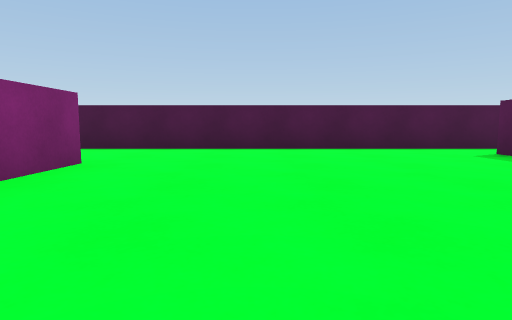
view 1 (above)

22 first-person views from a walk through a 3-D level made in the Unity game engine. The camera is 0.5 m above the floor, tilts 6° down and sees 75° across. The floor is counted in squares, 1 m on a side. Each view is taken from the middle of a square. On the plan, view 1 faces up. The plan holds only what a view shows up to about 9 squares ahead; the rest is blank. The place goes on beyond the plan. The player character is not drawn.

view 2
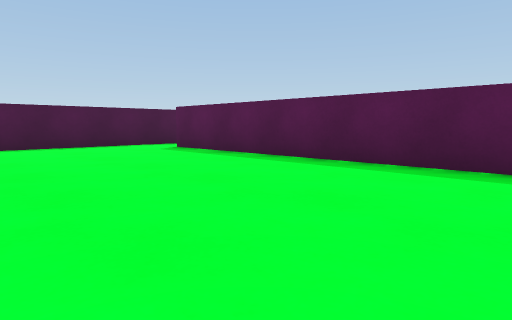

view 3
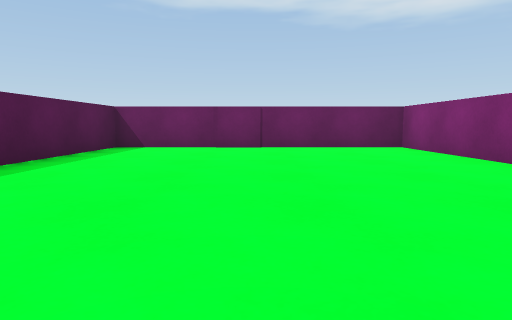

view 4
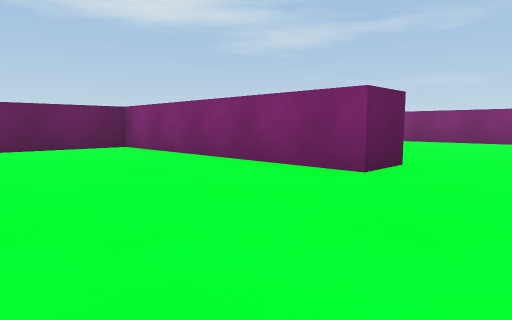

view 5
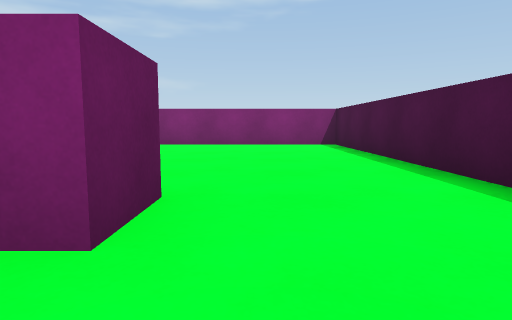

view 6
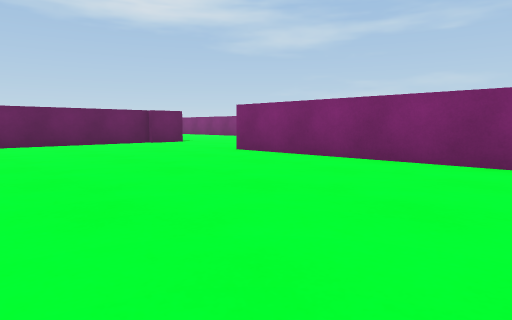

view 7
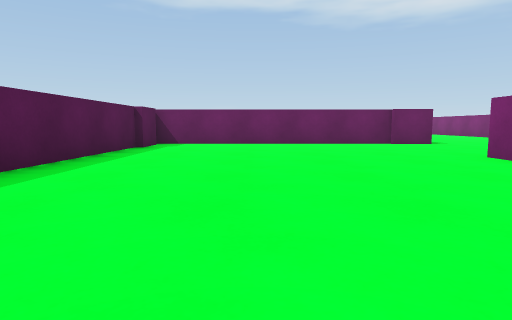

view 8
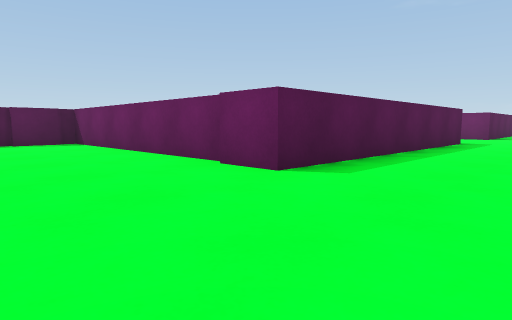

view 9
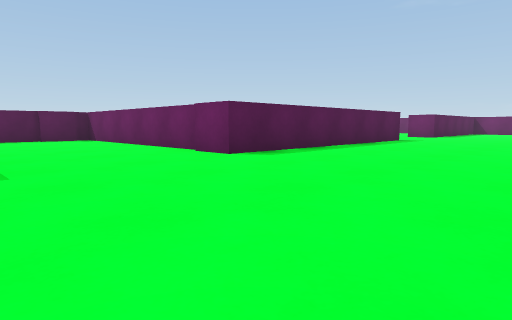

view 10
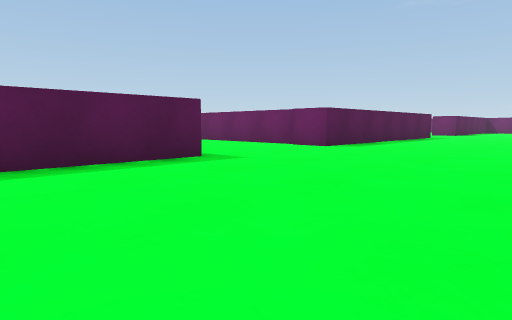

view 11
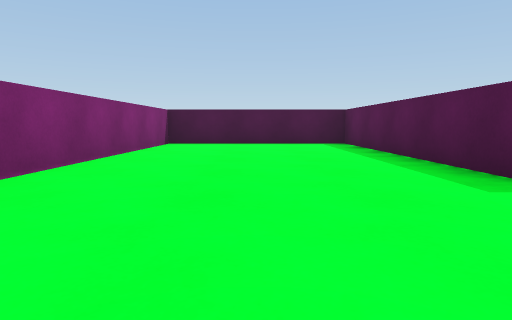

view 12
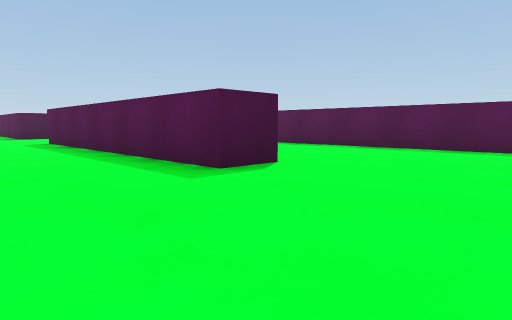

view 13
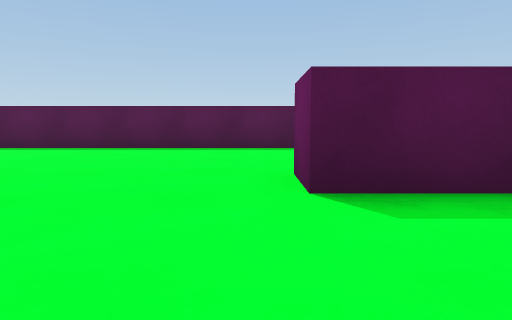

view 14
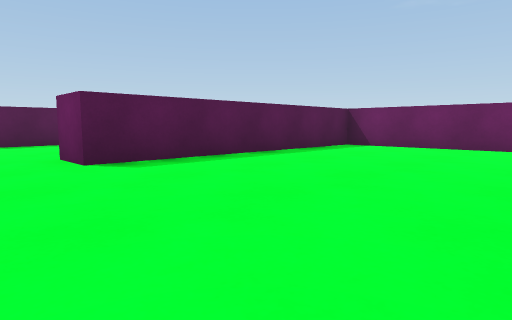

view 15
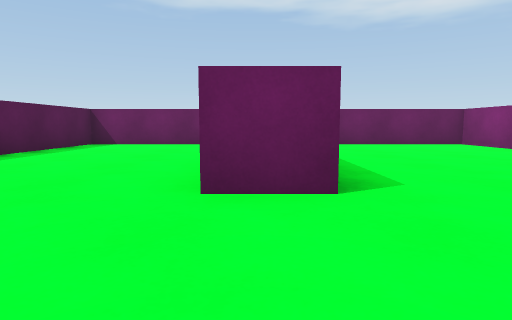

view 16
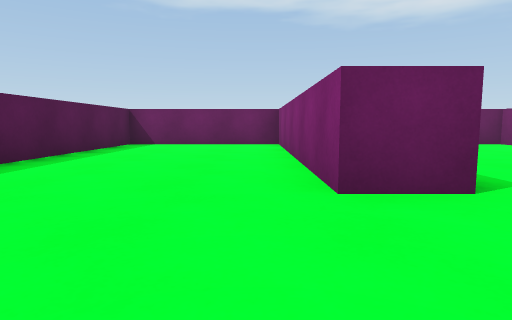

view 17
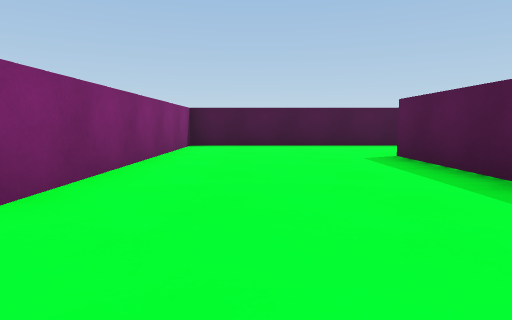

view 18
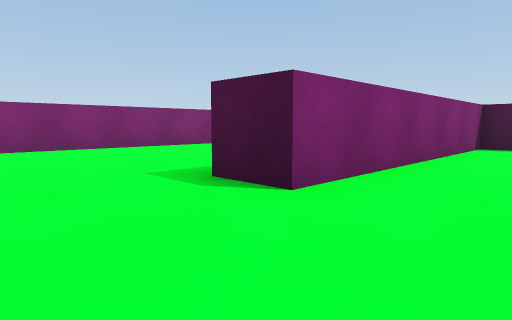

view 19
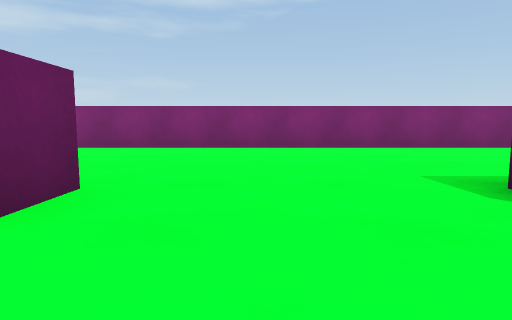

view 20
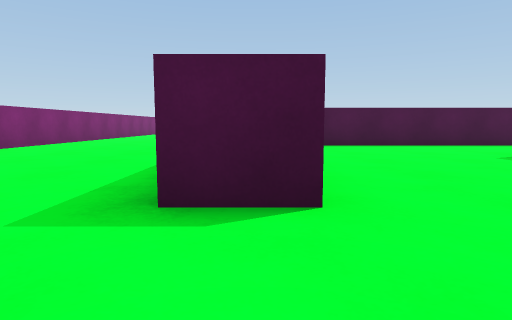

view 21
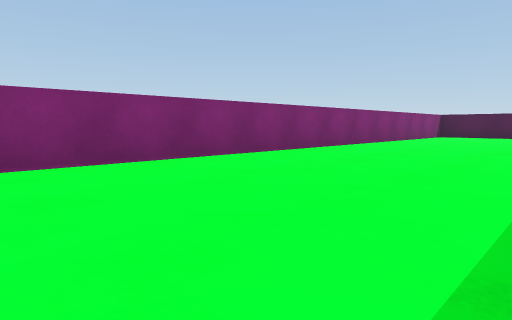

view 22
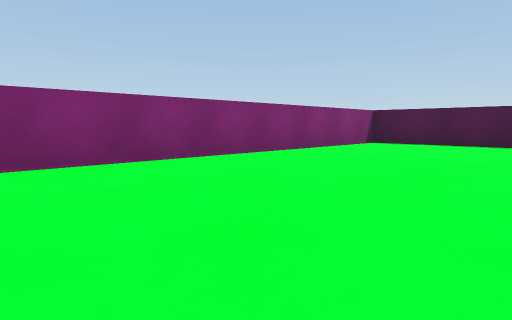

### Floor plan
Ten units are one square. View 1 is at (0, 0); x grows to the right and y downward. Boxes are objects, and circles mark ways between rooms. Rooms are numbered by the first view taken in them; rooms with no view inside come last. Other rooms are left out.
<svg viewBox="-159 -75 215 277">
<path fill="none" stroke="#000" d="M-23 -43 -23 15 42 15 42 -58M51 -70 -26 -70M-106 29 -33 29M-106 -8 -106 -70 -154 -70 -154 160M-38 39 -96 39 -96 100 -106 100 -106 26M-35 26 -35 14M-33 16 -33 -25M-154 180 -154 197 -106 197 -106 134 -96 134 -96 197 -57 197 -57 65M-34 -43 -23 -43M-26 -70 -96 -70 -96 -8"/>
<circle cx="-30" cy="-55" r="3" fill="#2a7"/>
<text x="10" y="-30">1</text>
<text x="-110" y="60">2</text>
</svg>
Room 1 opens to room 2.

Where each view was taken, in squares from view 1:
view 1: 0 up, 0 right, facing up
view 2: 1 down, 0 right, facing up-right
view 3: 6 up, 1 right, facing down
view 4: 6 up, 1 right, facing down-left
view 5: 5 up, 1 left, facing left
view 6: 6 up, 5 left, facing down-left
view 7: 6 up, 6 left, facing down
view 8: 0 up, 13 left, facing down-right
view 9: 1 up, 15 left, facing down-right
view 10: 4 up, 15 left, facing down-right
view 11: 2 down, 13 left, facing up
view 12: 13 down, 13 left, facing up-right
view 13: 13 down, 13 left, facing right
view 14: 12 down, 15 left, facing down-right
view 15: 11 down, 10 left, facing down
view 16: 11 down, 9 left, facing down
view 17: 12 down, 8 left, facing up
view 18: 12 down, 8 left, facing up-left
view 19: 12 down, 8 left, facing left
view 20: 12 down, 10 left, facing up
view 21: 8 down, 11 left, facing up-left
view 22: 2 down, 11 left, facing up-left
